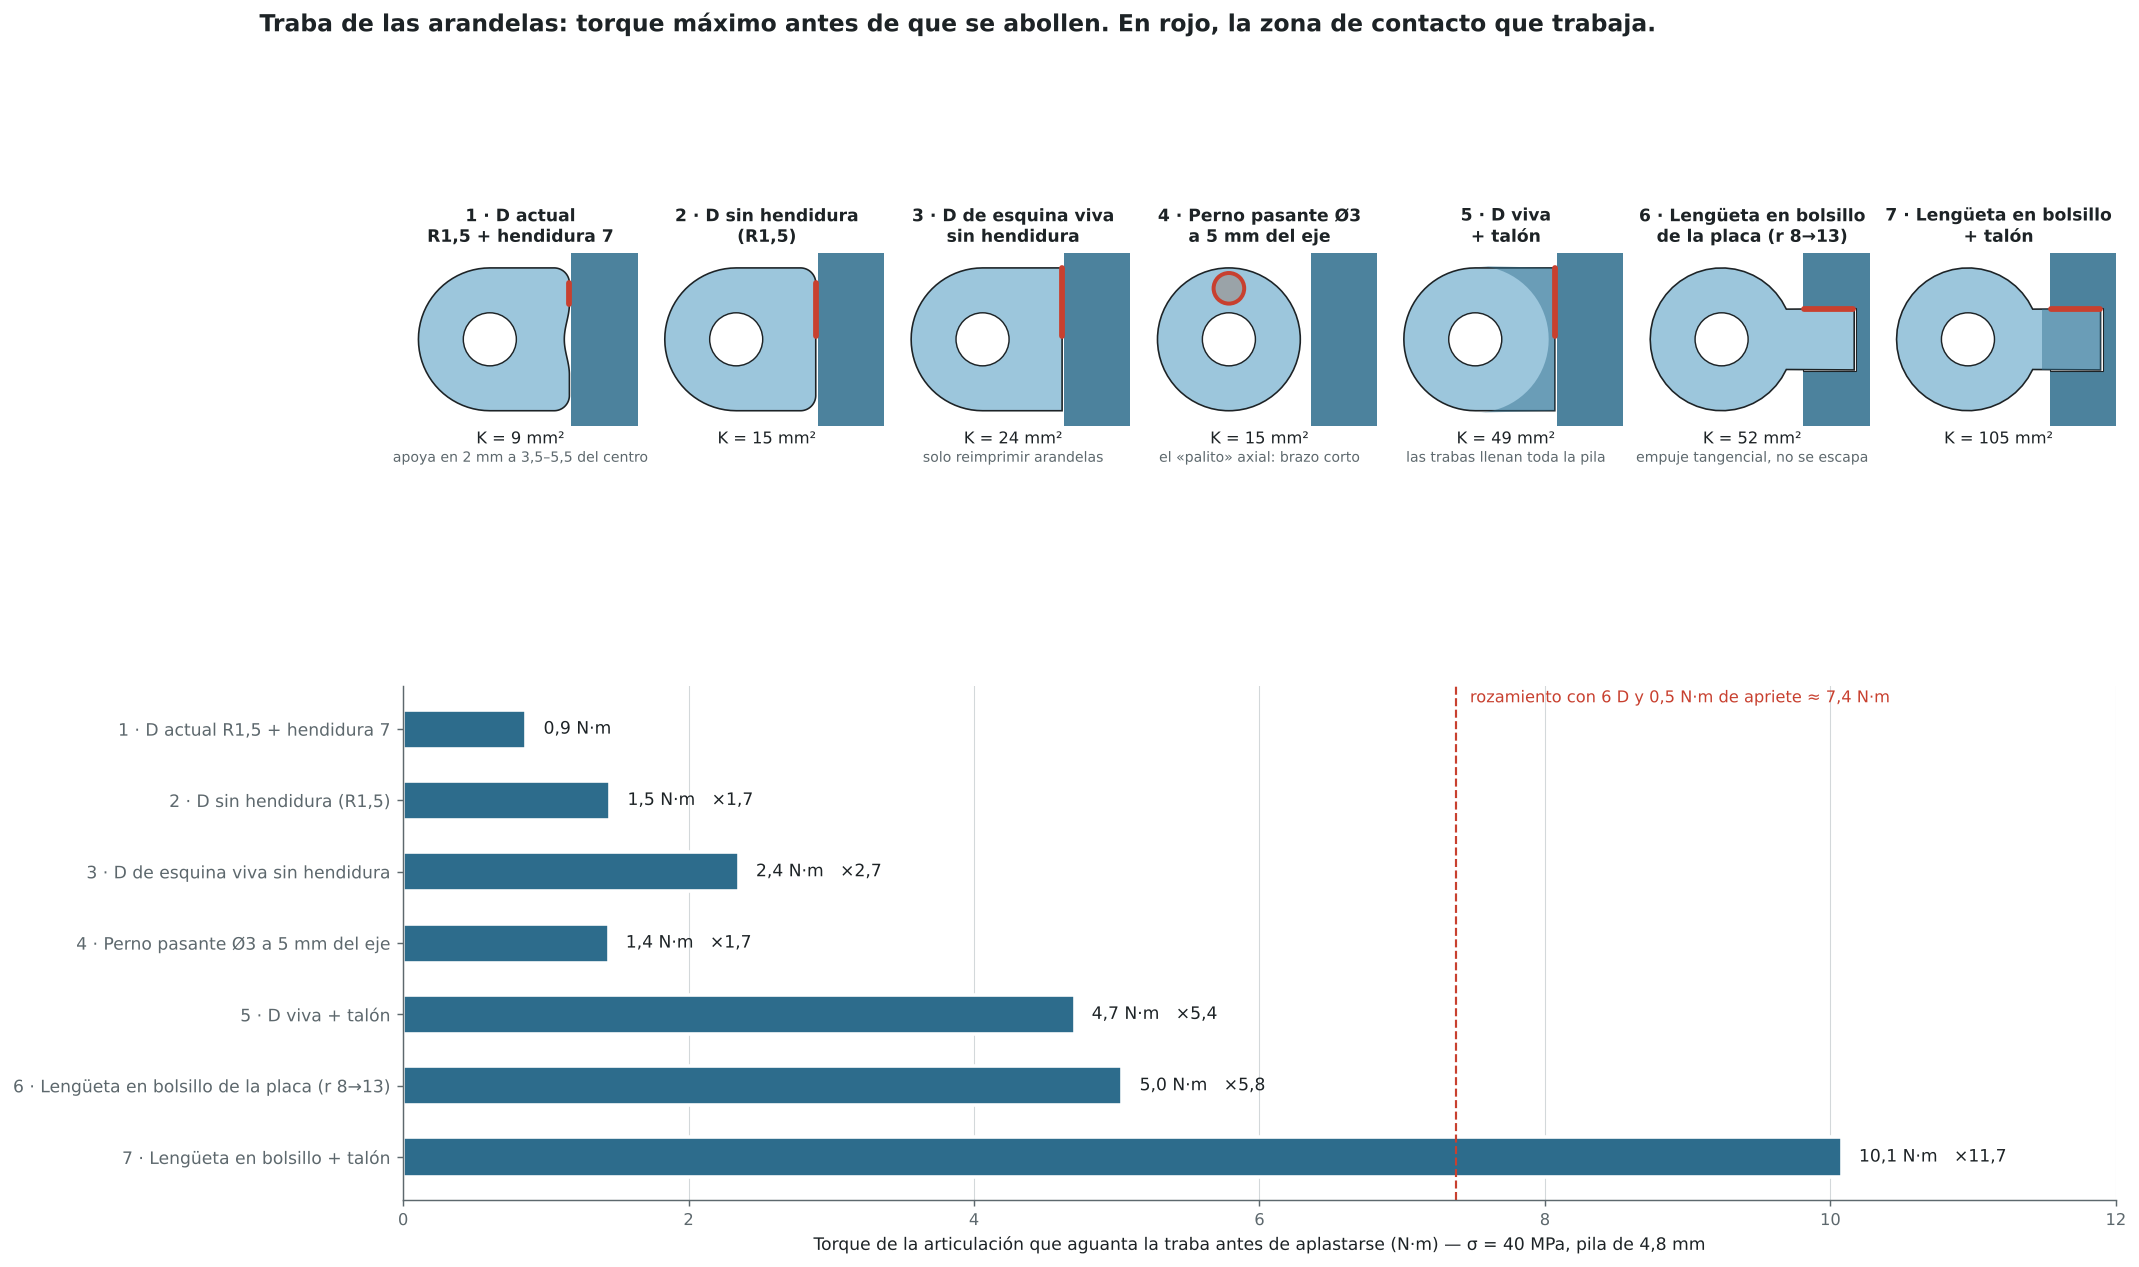

Write the Python code that produced this figure.
"""Análisis de la traba de las arandelas: cuánto torque aguanta cada forma
antes de que el borde de la arandela (o la cara de la placa) se aplaste.

Modelo: cada arandela recibe rozamiento por sus dos caras y lo pasa a su
eslabón por la traba. Con la pila de espesor total P y n arandelas, cada una
carga ~2T/n y su traba aguanta sigma * t * K, donde K = ∫ (brazo) d(largo de
contacto) [mm²]. Como n * t = P:

    T_max = sigma * P * K / 2        (no depende del espesor de cada arandela)

Uso: python3 analisis_traba.py
"""

import math
from pathlib import Path

import matplotlib
matplotlib.use("Agg")
import matplotlib.pyplot as plt
from matplotlib.patches import Circle, Polygon, Rectangle

from dibujar_arandelas import B, B_SOFT, A_SOFT, STEEL, RED, INK, MUTED, R, CARA, arco

AQUI = Path(__file__).resolve().parent
SIGMA = 40e6          # Pa: aplastamiento admisible de un borde de PLA impreso
P = 4.8e-3            # m: espesor total de la pila
MU, F_PRE = 0.3, 625  # rozamiento PLA/PLA y precarga con 0,5 N·m de apriete
R_EFF, R_CAB = 5.14e-3, 3.35e-3


def k_cara_plana(z0, z1):
    """Cara plana contra la placa: la fuerza es normal a la placa y el brazo es
    la altura z del punto de contacto. Al girar apoya solo una mitad."""
    return (z1**2 - z0**2) / 2


def k_lengueta(r0, r1):
    """Costado de una lengüeta metida en un bolsillo: fuerza tangencial, brazo r."""
    return (r1**2 - r0**2) / 2


OPCIONES = [
    # clave, nombre, K [mm²], nota
    ("actual", "D actual\nR1,5 + hendidura 7", k_cara_plana(3.5, 5.5),
     "apoya en 2 mm a 3,5–5,5 del centro"),
    ("sin_hend", "D sin hendidura\n(R1,5)", k_cara_plana(0, 5.5), ""),
    ("viva", "D de esquina viva\nsin hendidura", k_cara_plana(0, 7.0),
     "solo reimprimir arandelas"),
    ("perno", "Perno pasante Ø3\na 5 mm del eje", 3 * 5.0,
     "el «palito» axial: brazo corto"),
    ("talon", "D viva\n+ talón", 2 * k_cara_plana(0, 7.0),
     "las trabas llenan toda la pila"),
    ("lengueta", "Lengüeta en bolsillo\nde la placa (r 8→13)", k_lengueta(8, 13),
     "empuje tangencial, no se escapa"),
    ("leng_talon", "Lengüeta en bolsillo\n+ talón", 2 * k_lengueta(8, 13), ""),
]


def t_max(k_mm2):
    return SIGMA * P * k_mm2 * 1e-6 / 2


def t_rozamiento(caras):
    return MU * F_PRE * (caras * R_EFF + R_CAB)


def d_viva():
    return arco(0, 0, R, 90, 270) + [(7.8, -R), (7.8, R)]


def d_r15(hend=0.0):
    pts = arco(0, 0, R, 90, 270) + arco(6.3, -5.5, 1.5, -90, 0)
    if hend:
        for i in range(1, 60):
            z = -3.5 + 7 * i / 60
            pts.append((7.8 - hend * (1 + math.cos(2 * math.pi * z / 7)) / 2, z))
    return pts + arco(6.3, 5.5, 1.5, 0, 90)


def boceto(ax, clave):
    ax.set_aspect("equal")
    ax.set_xlim(-8.5, 14.5)
    ax.set_ylim(-8.5, 8.5)
    ax.axis("off")
    bolsillo = clave in ("lengueta", "leng_talon")
    ax.add_patch(Rectangle((CARA, -8.5), 6.5, 17, fc=B, alpha=.85, ec="none"))
    if bolsillo:
        ax.add_patch(Rectangle((CARA, -3.1), 5.2, 6.2, fc="white", ec=INK, lw=.6))
    if clave == "actual":
        perfil = d_r15(0.5)
    elif clave == "sin_hend":
        perfil = d_r15()
    elif clave == "perno":
        perfil = None
    else:
        perfil = d_viva()
    if bolsillo:
        perfil = arco(0, 0, R, 25, 335) + [(13, -3), (13, 3)]
    if perfil:
        ax.add_patch(Polygon(perfil, fc=B_SOFT, ec=INK, lw=.9))
    else:
        ax.add_patch(Circle((0, 0), R, fc=B_SOFT, ec=INK, lw=.9))
        ax.add_patch(Circle((0, 5), 1.5, fc=STEEL, ec=INK, lw=.7))
    if clave in ("talon", "leng_talon"):
        if clave == "talon":
            talon = arco(0, 0, R + .2, -90, 90)[::-1] + [(7.8, -R), (7.8, R)]
        else:
            talon = [(7.3, -3), (13, -3), (13, 3), (7.3, 3)]
        ax.add_patch(Polygon(talon, fc=B, alpha=.45, ec="none"))
    ax.add_patch(Circle((0, 0), 2.6, fc="white", ec=INK, lw=.8))
    # zonas de contacto que trabajan
    c = dict(color=RED, lw=3.2, solid_capstyle="round")
    if clave == "actual":
        ax.plot([7.8, 7.8], [3.5, 5.5], **c)
    elif clave == "sin_hend":
        ax.plot([7.8, 7.8], [0.3, 5.5], **c)
    elif clave in ("viva", "talon"):
        ax.plot([7.8, 7.8], [0.3, 7.0], **c)
    elif clave == "perno":
        ax.add_patch(Circle((0, 5), 1.5, fc="none", ec=RED, lw=2.2))
    else:
        ax.plot([8.1, 12.9], [3.0, 3.0], **c)


def main():
    fig = plt.figure(figsize=(17, 10.5))
    gs = fig.add_gridspec(2, len(OPCIONES), height_ratios=[1, 1.35], hspace=0.35,
                          wspace=0.05)
    for i, (clave, nombre, k, nota) in enumerate(OPCIONES):
        ax = fig.add_subplot(gs[0, i])
        boceto(ax, clave)
        ax.set_title(f"{i + 1} · {nombre}", fontsize=9.5, fontweight="bold", color=INK)
        ax.text(3, -10.2, f"K = {k:.0f} mm²".replace(".", ","), ha="center",
                fontsize=9, color=INK)
        if nota:
            ax.text(3, -12.0, nota, ha="center", fontsize=7.8, color=MUTED)

    ax = fig.add_subplot(gs[1, :])
    nombres = [f"{i + 1} · {n.replace(chr(10), ' ')}" for i, (_, n, _, _) in enumerate(OPCIONES)]
    valores = [t_max(k) for _, _, k, _ in OPCIONES]
    y = list(range(len(OPCIONES)))[::-1]
    ax.barh(y, valores, height=0.55, color=B, edgecolor="white", linewidth=2)
    for yi, v, (_, _, k, _) in zip(y, valores, OPCIONES):
        rel = v / valores[0]
        ax.text(v + 0.12, yi, f"{v:.1f} N·m".replace(".", ",") +
                ("" if rel < 1.05 else f"   ×{rel:.1f}".replace(".", ",")),
                va="center", fontsize=9.5, color=INK)
    ax.set_yticks(y)
    ax.set_yticklabels(nombres, fontsize=9.5, color=INK)
    t7 = t_rozamiento(7)
    ax.axvline(t7, color=RED, lw=1.2, ls="--")
    ax.text(t7 + 0.1, len(OPCIONES) - 0.45,
            f"rozamiento con 6 D y 0,5 N·m de apriete ≈ {t7:.1f} N·m".replace(".", ","),
            color=RED, fontsize=9, va="top")
    ax.set_xlim(0, 12)
    ax.set_xlabel("Torque de la articulación que aguanta la traba antes de aplastarse "
                  "(N·m) — σ = 40 MPa, pila de 4,8 mm", fontsize=9.5, color=INK)
    ax.grid(axis="x", color="#d3d8da", lw=.6)
    ax.set_axisbelow(True)
    for s in ("top", "right"):
        ax.spines[s].set_visible(False)
    ax.spines["left"].set_color(MUTED)
    ax.spines["bottom"].set_color(MUTED)
    ax.tick_params(colors=MUTED)

    fig.suptitle("Traba de las arandelas: torque máximo antes de que se abollen. "
                 "En rojo, la zona de contacto que trabaja.",
                 x=0.06, ha="left", fontsize=13, fontweight="bold", color=INK)
    for ext in ("png", "svg"):
        fig.savefig(AQUI / f"analisis_traba.{ext}", dpi=130, bbox_inches="tight",
                    facecolor="white")
    for (clave, nombre, k, _), v in zip(OPCIONES, valores):
        print(f"{clave:11s} K={k:6.1f} mm²  Tmax={v:5.2f} N·m  x{v / valores[0]:.1f}")
    print(f"rozamiento 7 caras: {t7:.2f} N·m")


if __name__ == "__main__":
    main()
